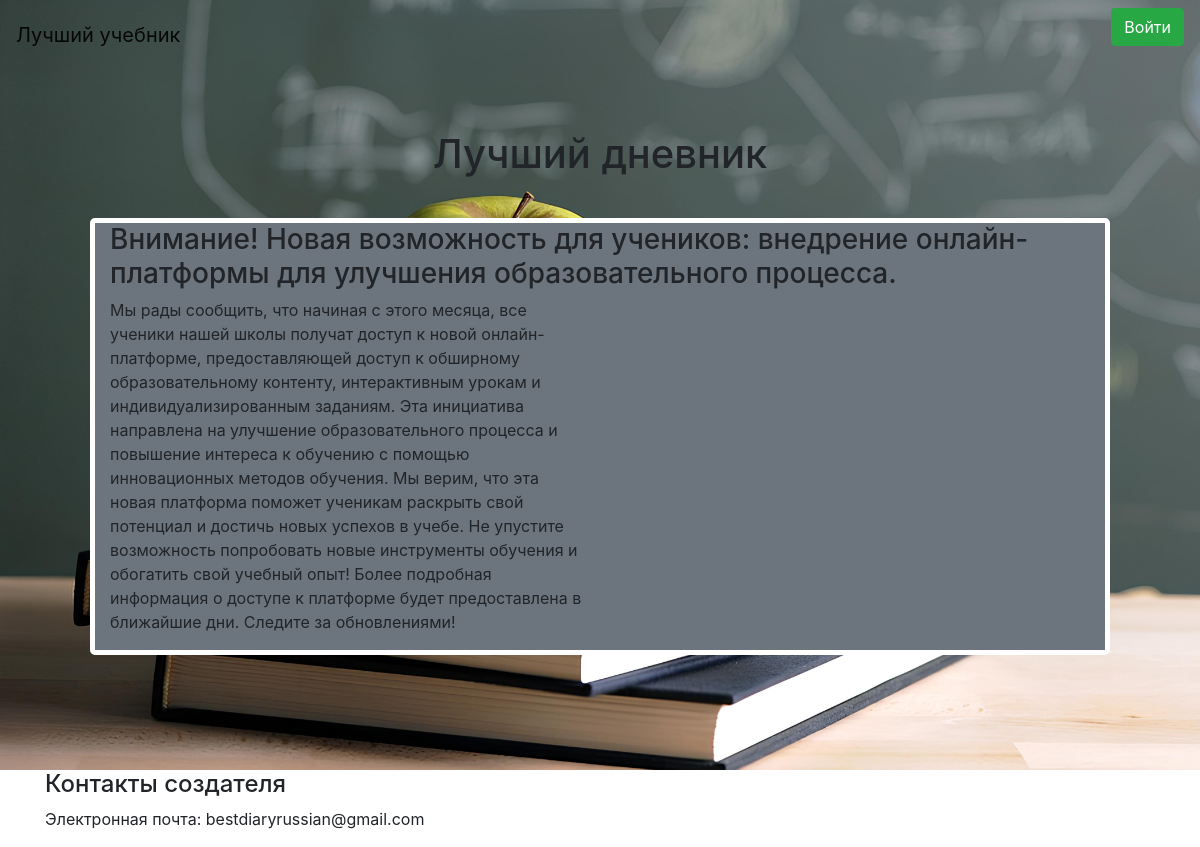
The page / on the database its author committed.
### data/tems.py (models this page shows)
class Tems(SqlAlchemyBase, UserMixin):
    __tablename__ = 'tems'
    id = sqlalchemy.Column(sqlalchemy.Integer,
                           primary_key=True, autoincrement=True)
    name = sqlalchemy.Column(sqlalchemy.String, nullable=True)
    text = sqlalchemy.Column(sqlalchemy.TEXT, nullable=True)

### main.py (the view, shortened to what this page needs)
@app.route("/")
def index():
    coc = request.cookies.get("coc", 0)
    db_sess = db_session.create_session()
    a = []
    for i in db_sess.query(Tems):
        a.append([i.name, i.text.split('\\n')])
    return render_template("index.html", us="None", listTems=a, bg='img')

### data/db_session.py (called while the page is built)
def create_session() -> Session:
    global __factory
    return __factory()

### templates/index.html (shortened to what this page needs)
<!DOCTYPE html>
<html lang="en">
<head>
</head>
<body>
{% extends "base.html" %}
{% block content %}
<h1 align="center" style="margin: 40px;">Лучший дневник</h1>
{% for item in listTems%}
<div class="container">
    <div class="bg-secondary" style="margin: 30px;border: 5px white solid;border-radius: 5px;">
        <h3 class="col-12">{{item[0]}}</h3>
        {% for item2 in item[1]%}
        <p class="col-6">{{item2}}</p>
        {% endfor %}
    </div>
</div>
{% endfor %}
{% endblock %}

### rows shown on the page
Tems: name "Внимание! Новая возможность для учеников: внедрение онлайн-платформы для улучшения образовательного процесса.", text "Мы рады сообщить, что начиная с этого месяца, все ученики нашей школы получат доступ к новой онлайн-платформе, предоставляющей доступ к обширному образовательному контенту, интерактивным урокам и индивидуализированным заданиям. Эта инициатива направлена на улучшение образовательного процесса и повышение интереса к обучению с помощью инновационных методов обучения. Мы верим, что эта новая платформа поможет ученикам раскрыть свой потенциал и достичь новых успехов в учебе. Не упустите возможность попробовать новые инструменты обучения и обогатить свой учебный опыт! Более подробная информация о доступе к платформе будет предоставлена в ближайшие дни. Следите за обновлениями!"
